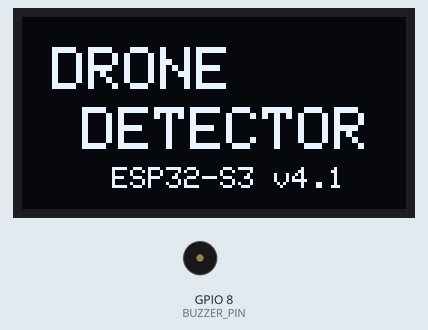
Recording of a sketch running on a simulated ESP32-S3. Parts: 128×64 one-colour display, buzzer (waves = sounding). A WiFi scan finds three made-up networks; no radio packets arrive unless stated.

Above: at 1.6 s.
At 5.5 s:
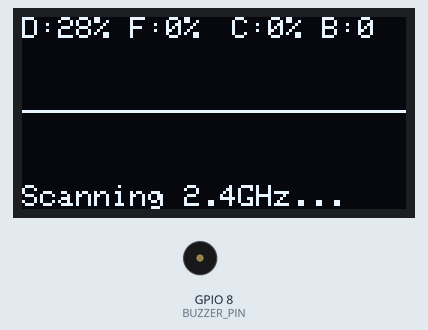
At 15.8 s:
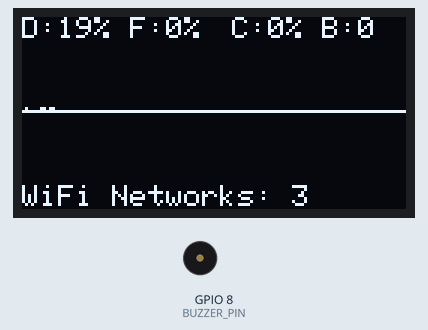
At 38.4 s:
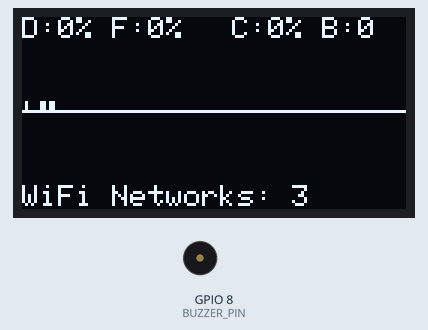
Timing chart, 0 to 39.9 s (numbered marks = the images above):
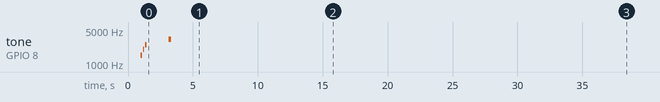

The sketch:

main.ino
```cpp
#include <SPI.h>
#include <RF24.h>
#include <Wire.h>
#include <Adafruit_GFX.h>
#include <Adafruit_SSD1306.h>
#include <WiFi.h>

#define CE_PIN 9
#define CSN_PIN 10
#define BUZZER_PIN 8

#define SCK_PIN 36
#define MISO_PIN 37
#define MOSI_PIN 35

#define I2C_SDA 17
#define I2C_SCL 18

#define SCREEN_WIDTH 128
#define SCREEN_HEIGHT 64
#define OLED_RESET -1
#define SCREEN_ADDRESS 0x3C

Adafruit_SSD1306 display(SCREEN_WIDTH, SCREEN_HEIGHT, &Wire, OLED_RESET);

RF24 radio(CE_PIN, CSN_PIN);

#define DEBUG 1
#define RPD_DELAY_US 180
#define SCAN_INTERVAL_MS 50
#define MAX_CHANNELS 126
#define HISTORY_SIZE 64

const int wifi24Channels[] = {1,2,3,4,5,6,7,8,9,10,11,12,13};
const int wifi24Count = 13;

const int bleChannels[] = {37,38,39};
const int bleCount = 3;

const char* droneOUIs[] = {
  // DJI
  "04:A8:5A", "0C:9A:E6", "34:D2:62", "48:1C:B9", "4C:43:F6",
  "58:B8:58", "60:60:1F", "88:29:85", "8C:58:23", "E4:7A:2C",
  "94:B9:7E", "A0:14:3D", "AC:E0:10", "B4:CD:27", "C0:EE:FB",

  // Parrot
  "00:12:1C", "90:03:B7", "A0:14:3D",

  // Autel Robotics
  "34:AB:95", "BC:15:A6",

  // Skydio
  "48:7B:39", "98:7B:F3",

  // Yuneec
  "90:03:B7", "44:65:0D",

  // Walkera
  "D4:3A:65",

  // Holybro / PX4 / Pixhawk
  "A0:14:3D", "2C:F7:F1",

  // BetaFPV
  "7C:76:35",

  // FrSky
  "00:26:7E", "DC:54:75",

  // TBS (Team BlackSheep)
  "C4:9D:ED",

  // FatShark / FPV gear
  "28:39:26",

  // ImmersionRC
  "00:0D:93",

  // OpenHD / DIY FPV
  "B8:27:EB", "DC:A6:32",

  // ESP-based DIY drones
  "24:6F:28", "30:AE:A4", "7C:9E:BD"
};

struct FrameInfo {
  uint8_t mac[6];
  int8_t rssi;
  uint32_t timestamp;
  uint16_t channel;
  uint8_t frameType;
  uint8_t vendorScore;
  char ssid[33];
};

struct ChannelStats {
  int activity;
  int rssiSum;
  int rssiCount;
  uint32_t lastSeen;
  int noiseFloor;
};

struct DeviceProfile {
  uint8_t mac[6];
  int8_t avgRSSI;
  uint32_t firstSeen;
  uint32_t lastSeen;
  uint16_t channels[10];
  int channelCount;
  int hopRate;
  int frameCount;
  int vendorMatch;
  int droneScore;
  char nickname[20];
};

struct DetectionMetrics {
  int droneConfidence;
  int wifiAPScore;
  int bleScore;
  int fpvScore;
  int noiseLevel;
  int channelSpread;
  int burstActivity;
  int consistency;
  uint32_t detectionStart;
  bool alertActive;
};

ChannelStats channelStats[MAX_CHANNELS + 1];
DetectionMetrics metrics;

uint8_t waterfall[SCREEN_WIDTH][32];
uint16_t spectrumData[MAX_CHANNELS + 1];
uint32_t channelHistory[HISTORY_SIZE];
int historyIndex = 0;

unsigned long lastDisplayUpdate = 0;
unsigned long lastBeep = 0;
unsigned long lastFullScan = 0;
unsigned long lastWiFiScan = 0;
unsigned long scanCount = 0;

int burstCounter = 0;
uint32_t lastBurstTime = 0;
int hopSequence[20];
int hopIndex = 0;
int deviceCount = 0;

String recentMACs[20];
int macIndex = 0;

#if DEBUG
#define DBG(x) Serial.print(x)
#define DBGL(x) Serial.println(x)
#define DBG_HEX(x) Serial.print(x, HEX)
#else
#define DBG(x)
#define DBGL(x)
#define DBG_HEX(x)
#endif

void beep(int freq,int dur,bool async=false){
  if(freq>0){
    tone(BUZZER_PIN,freq,dur);
    if(!async) delay(dur+20);
  }
}

void checkMACVendor(String mac){
  String oui=mac.substring(0,8);
  oui.toUpperCase();
  for(int i=0;i<sizeof(droneOUIs)/sizeof(droneOUIs[0]);i++){
    if(oui==droneOUIs[i]){
      metrics.droneConfidence=min(100,metrics.droneConfidence+40);
      DBG("[VENDOR] ");
      DBGL(mac);
      return;
    }
  }
  bool found=false;
  for(int i=0;i<20;i++){
    if(recentMACs[i]==mac){found=true;break;}
  }
  if(!found){
    recentMACs[macIndex]=mac;
    macIndex=(macIndex+1)%20;
    deviceCount=min(deviceCount+1,20);
  }
}

void performWiFiScan(){
  int n=WiFi.scanNetworks(false,true);
  if(n==0){
    metrics.wifiAPScore=max(0,metrics.wifiAPScore-5);
  }else{
    metrics.wifiAPScore=min(100,metrics.wifiAPScore+(n*2));
    for(int i=0;i<n&&i<10;i++){
      int channel=WiFi.channel(i);
      if(channel>=1&&channel<=13){
        channelStats[channel].activity++;
        channelStats[channel].rssiSum+=WiFi.RSSI(i);
        channelStats[channel].rssiCount++;
        channelStats[channel].lastSeen=millis();
        String ssid=WiFi.SSID(i);
        if(ssid.indexOf("DJI")>=0||ssid.indexOf("FPV")>=0||ssid.indexOf("Drone")>=0||ssid.indexOf("Quad")>=0){
          metrics.droneConfidence=min(100,metrics.droneConfidence+20);
        }
        String bssid=WiFi.BSSIDstr(i);
        checkMACVendor(bssid);
        uint32_t now=millis();
        if(now-lastBurstTime<100){
          burstCounter++;
          if(burstCounter>3) metrics.burstActivity=min(100,metrics.burstActivity+10);
        }else burstCounter=0;
        lastBurstTime=now;
      }
    }
  }
  WiFi.scanDelete();
}

void analyzeRFPattern(int channels[],int count){
  int minCh=channels[0];
  int maxCh=channels[count-1];
  int spread=maxCh-minCh;
  metrics.channelSpread=spread;
  if(count>=3){
    bool isHopping=true;
    int lastDiff=abs(channels[1]-channels[0]);
    for(int i=2;i<count;i++){
      int diff=abs(channels[i]-channels[i-1]);
      if(abs(diff-lastDiff)>5){isHopping=false;break;}
      lastDiff=diff;
    }
    if(isHopping&&spread>20){
      metrics.fpvScore=min(100,metrics.fpvScore+15);
      for(int i=0;i<min(count,20);i++){
        hopSequence[hopIndex]=channels[i];
        hopIndex=(hopIndex+1)%20;
      }
    }
  }
  if(count>5&&spread<15) metrics.burstActivity=min(100,metrics.burstActivity+20);
  int fpvMatches=0;
  for(int i=0;i<count;i++){
    int ch=channels[i];
    if((ch>=32&&ch<=88&&ch%8==0)||(ch>=96&&ch<=120&&ch%8==0)) fpvMatches++;
  }
  if(fpvMatches>=2) metrics.fpvScore=min(100,metrics.fpvScore+25);
  int bleMatches=0;
  for(int i=0;i<count;i++){
    if(channels[i]>=37&&channels[i]<=39) bleMatches++;
  }
  if(bleMatches>0) metrics.bleScore=min(100,metrics.bleScore+(bleMatches*10));
  channelHistory[historyIndex]=count;
  historyIndex=(historyIndex+1)%HISTORY_SIZE;
  int consistency=0;
  for(int i=0;i<HISTORY_SIZE;i++) if(channelHistory[i]>0) consistency++;
  metrics.consistency=(consistency*100)/HISTORY_SIZE;
}

void performRF24Scan(){
  int activeChannels[40];
  int activeCount=0;
  for(int ch=0;ch<=MAX_CHANNELS;ch++){
    radio.setChannel(ch);
    radio.startListening();
    delayMicroseconds(RPD_DELAY_US);
    if(radio.testRPD()){
      if(activeCount<40) activeChannels[activeCount++]=ch;
      spectrumData[ch]=min(1023,spectrumData[ch]+50);
      channelStats[ch].activity++;
      channelStats[ch].lastSeen=millis();
    }else{
      spectrumData[ch]=max(0,spectrumData[ch]-10);
    }
    radio.stopListening();
  }
  if(activeCount>0) analyzeRFPattern(activeChannels,activeCount);
  for(int i=0;i<=MAX_CHANNELS;i++){
    spectrumData[i]=max(0,spectrumData[i]-5);
    if(millis()-channelStats[i].lastSeen>5000){
      channelStats[i].activity=max(0,channelStats[i].activity-1);
    }
  }
}

void calculateMetrics(){
  int totalActivity=0;
  for(int i=0;i<=MAX_CHANNELS;i++) totalActivity+=channelStats[i].activity;
  metrics.noiseLevel=min(100,totalActivity/10);
  int combinedScore=0;
  combinedScore+=metrics.fpvScore*0.4;
  combinedScore+=(100-metrics.wifiAPScore)*0.3;
  combinedScore+=metrics.consistency*0.2;
  combinedScore+=metrics.burstActivity*0.1;
  metrics.droneConfidence=min(100,combinedScore);
  bool wasAlertActive=metrics.alertActive;
  bool fpvCondition=metrics.fpvScore>60&&metrics.consistency>70;
  bool burstCondition=metrics.burstActivity>50&&metrics.channelSpread<30;
  bool vendorCondition=metrics.droneConfidence>70;
  metrics.alertActive=fpvCondition||burstCondition||vendorCondition;
  if(metrics.alertActive&&!wasAlertActive){
    metrics.detectionStart=millis();
    DBGL("[ALERT]");
  }
}

void updateWaterfall(){
  for(int y=31;y>0;y--){
    for(int x=0;x<SCREEN_WIDTH;x++) waterfall[x][y]=waterfall[x][y-1];
  }
  for(int x=0;x<SCREEN_WIDTH;x++){
    int ch=map(x,0,SCREEN_WIDTH-1,0,MAX_CHANNELS);
    int intensity=min(255,spectrumData[ch]/4);
    if(ch>=37&&ch<=39) waterfall[x][0]=intensity/2;
    else if(ch>=1&&ch<=13) waterfall[x][0]=intensity;
    else if((ch>=32&&ch<=88&&ch%8==0)||(ch>=96&&ch<=120&&ch%8==0)) waterfall[x][0]=min(255,intensity*3/2);
    else waterfall[x][0]=intensity;
  }
}

void drawSpectrumGraph(){
  int barWidth=SCREEN_WIDTH/40;
  for(int i=0;i<40;i++){
    int startCh=i*3;
    int endCh=startCh+2;
    int activity=0;
    for(int ch=startCh;ch<=endCh&&ch<=MAX_CHANNELS;ch++) activity+=channelStats[ch].activity;
    int barHeight=constrain(activity/5,0,30);
    if(barHeight>0){
      int xPos=i*barWidth;
      bool isWiFi=(startCh>=1&&endCh<=13);
      bool isBLE=(startCh>=37&&endCh<=39);
      bool isFPV=false;
      for(int ch=startCh;ch<=endCh;ch++){
        if((ch>=32&&ch<=88&&ch%8==0)||(ch>=96&&ch<=120&&ch%8==0)){isFPV=true;break;}
      }
      if(isFPV&&barHeight>10) display.fillRect(xPos,31-barHeight,barWidth-1,barHeight,SSD1306_WHITE);
      else if(isWiFi) display.drawRect(xPos,31-barHeight,barWidth-1,barHeight,SSD1306_WHITE);
      else if(isBLE) display.drawFastVLine(xPos+barWidth/2,31-barHeight,barHeight,SSD1306_WHITE);
      else display.drawFastVLine(xPos+1,31-barHeight,barHeight,SSD1306_WHITE);
    }
  }
}

void drawDashboard(){
  display.clearDisplay();
  display.setTextSize(1);
  display.setTextColor(SSD1306_WHITE);
  display.setCursor(0,0);
  display.print("D:");
  display.print(metrics.droneConfidence);
  display.print("% F:");
  display.print(metrics.fpvScore);
  display.print("%");
  display.setCursor(70,0);
  display.print("C:");
  display.print(metrics.consistency);
  display.print("%");
  display.setCursor(100,0);
  display.print("B:");
  display.print(metrics.burstActivity);
  drawSpectrumGraph();
  display.drawFastHLine(0,31,SCREEN_WIDTH,SSD1306_WHITE);
  for(int y=0;y<32;y++){
    for(int x=0;x<SCREEN_WIDTH;x++){
      if(waterfall[x][y]>40) display.drawPixel(x,y+32,SSD1306_WHITE);
    }
  }
  display.setCursor(0,56);
  if(metrics.alertActive){
    uint32_t alertDuration=(millis()-metrics.detectionStart)/1000;
    display.setTextColor(SSD1306_BLACK,SSD1306_WHITE);
    if(metrics.fpvScore>70&&metrics.consistency>80) display.print(">>> FPV VIDEO LINK <<<");
    else if(metrics.droneConfidence>80) display.print(">>> DRONE DETECTED <<<");
    else if(metrics.droneConfidence>60) display.print(">> SUSPECTED DRONE <<");
    else display.print(">> RF ACTIVITY <<");
    if(alertDuration>0){
      display.setCursor(100,56);
      display.print(alertDuration);
      display.print("s");
    }
  }else if(metrics.fpvScore>30) display.print("FPV-like signal detected");
  else if(metrics.wifiAPScore>30){
    display.print("WiFi Networks: ");
    display.print(deviceCount);
  }else if(metrics.bleScore>20) display.print("BLE Devices Active");
  else display.print("Scanning 2.4GHz...");
  display.display();
}

void setup(){
  Serial.begin(115200);
  delay(1000);
  pinMode(BUZZER_PIN,OUTPUT);
  beep(1500,80);
  delay(60);
  beep(2000,80);
  delay(60);
  beep(2500,120);
  Wire.begin(I2C_SDA,I2C_SCL);
  Wire.setClock(400000);
  display.begin(SSD1306_SWITCHCAPVCC,SCREEN_ADDRESS);
  display.clearDisplay();
  display.setTextSize(2);
  display.setTextColor(SSD1306_WHITE);
  display.setCursor(10,10);
  display.println("DRONE");
  display.setCursor(20,30);
  display.println("DETECTOR");
  display.setTextSize(1);
  display.setCursor(30,50);
  display.println("ESP32-S3 v4.1");
  display.display();
  delay(1500);
  SPI.begin(SCK_PIN,MISO_PIN,MOSI_PIN,CSN_PIN);
  radio.begin();
  radio.setAutoAck(false);
  radio.disableCRC();
  radio.setDataRate(RF24_1MBPS);
  radio.setPALevel(RF24_PA_LOW);
  radio.stopListening();
  WiFi.mode(WIFI_STA);
  WiFi.disconnect();
  delay(100);
  beep(3200,200);
  display.clearDisplay();
  display.display();
}

void loop(){
  unsigned long loopStart=millis();
  scanCount++;
  performRF24Scan();
  if(loopStart-lastWiFiScan>=2000){
    performWiFiScan();
    calculateMetrics();
    lastWiFiScan=loopStart;
  }
  if(loopStart-lastDisplayUpdate>=150){
    updateWaterfall();
    drawDashboard();
    lastDisplayUpdate=loopStart;
  }
  if(metrics.alertActive){
    uint32_t alertDuration=(loopStart-metrics.detectionStart);
    int beepInterval;
    if(metrics.fpvScore>70) beepInterval=map(constrain(alertDuration,0,10000),0,10000,500,100);
    else if(metrics.droneConfidence>80) beepInterval=300;
    else beepInterval=1000;
    if(loopStart-lastBeep>=beepInterval){
      int freq=3500;
      if(metrics.fpvScore>70) freq=4000;
      beep(freq,100,true);
      lastBeep=loopStart;
    }
  }else if(metrics.fpvScore>40){
    if(loopStart-lastBeep>=2000){
      beep(2800,50,true);
      lastBeep=loopStart;
    }
  }
#if DEBUG
  if(scanCount%50==0){
    DBG("[STATS] ");
    DBG(scanCount);
    DBG(" ");
    DBG(metrics.droneConfidence);
    DBG(" ");
    DBG(metrics.fpvScore);
    DBG(" ");
    DBG(deviceCount);
    DBG(" ");
    DBG(metrics.bleScore);
    DBG(" ");
    DBG(metrics.noiseLevel);
    DBG(" ");
    DBG(metrics.consistency);
    DBGL("");
  }
  if(scanCount%200==0){
    DBG("[MEM] ");
    DBGL(ESP.getFreeHeap());
  }
#endif
  unsigned long loopTime=millis()-loopStart;
  if(loopTime<SCAN_INTERVAL_MS) delay(SCAN_INTERVAL_MS-loopTime);
}
```

Measured:
- what the display in image 0 shows lasts 1.9 s, from 1.5 s to 3.4 s
